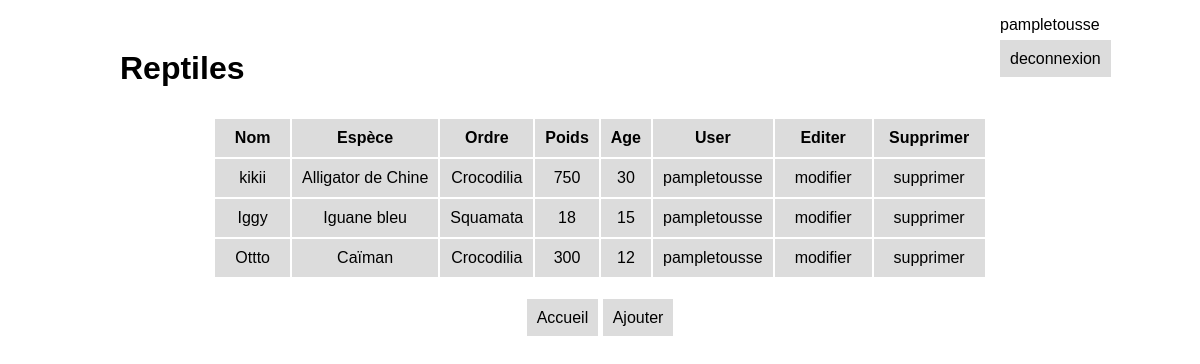
The app's page /liste/ (signed in) with its own data.
### reptiles_app/models.py (models this page shows)
class Reptile(models.Model):
    nom = models.CharField(max_length=100)
    nomEspece = models.CharField(max_length=200)
    ordre = models.CharField(max_length=200)
    age = models.PositiveIntegerField(default=0)
    poids = models.PositiveIntegerField()
    user = models.ForeignKey(User,on_delete=models.CASCADE)

### reptiles_app/views.py (the view)
# urls.py: path('liste/',views.liste,name='liste'),
def liste(request):
    template = loader.get_template("reptiles/liste.html")
    reptiles = Reptile.objects.all()
    context = getUserContext(request)
    context['reptiles'] = reptiles
    return HttpResponse(template.render(context,request))

### reptiles_app/views.py (called while the page is built)
def getUserContext(request):
    context={}
    if request.user.is_authenticated == False:
        nom = ""
        codeco = "connexion"
    else:
        nom = request.user.username
        codeco = "deconnexion"
    context["userContext"]=nom
    context["codeco"]=codeco
    return context

### reptiles_app/templates/reptiles/liste.html
{% extends "reptiles/layout.html" %}
{% block content %}
<h1>Reptiles</h1>
<table class="listeReptiles">
    <thead>
        <tr>
            <td>Nom</td>
            <td>Espèce</td>
            <td>Ordre</td>
            <td>Poids</td>
            <td>Age</td>
            <td>User</td>
            <td>Editer</td>
            <td>Supprimer</td>
        </tr>
    </thead>
    <tbody>
        {% for reptile in reptiles %}
        <tr>
            <td><a href="{% url 'detail' reptile.pk %}">{{reptile.nom}}</a></td>
            <td>{{reptile.nomEspece}}</td>
            <td>{{reptile.ordre}}</td>
            <td>{{reptile.poids}}</td>
            <td>{{reptile.age}}</td>
            <td>{{reptile.user}}</td>
            <td><a href="{% url 'update' reptile.pk %}">modifier</a></td>
            <td><a href="{% url 'delete' reptile.pk %}">supprimer</a></td>
        </tr>
        {% endfor %}
    </tbody>
</table>
<div class="btnBottom">
    <a href="{% url 'home' %}">Accueil</a>
    <a href="{% url 'create' %}">Ajouter</a>
</div>
{% endblock %}

### reptiles_app/templates/reptiles/layout.html (shortened to what this page needs)
<!DOCTYPE html>
<html lang="fr">
<head>
    <link rel="stylesheet" href="../../static/css/style.css" type="text/css" />
</head>
<body>
    <header class="headerUser">
        <p>{{userContext}}</p>
        <a href="{% url codeco %}">{{codeco}}</a>
    </header>
    <div class="content">
        {% block content %}
        {% endblock %}
    </div>
</body>
</html>

### reptiles_app/static/css/style.css (style rules this page uses)
body { margin: 0; padding: 0; box-sizing: border-box; font-family: Arial, Helvetica, sans-serif; }
.headerUser { display: block; width: 100px; position: absolute; top: 0; right: 100px; }
.content { width: 80%; margin: 50px auto; }
a { text-decoration: none; color: #000; background-color: rgb(220, 220, 220); padding: 10px; }
.btnBottom { display: block; text-align: center; margin: 0 auto; }
.listeReptiles { text-align: center; margin: 30px auto; }
.listeReptiles thead td { font-weight: bold; }
.listeReptiles td { background-color: rgb(220, 220, 220); padding: 10px; }

### records on screen
Reptile: nom "kikii", nomEspece "Alligator de Chine", ordre "Crocodilia", poids "750", age "30", user "pampletousse"
Reptile: nom "Iggy", nomEspece "Iguane bleu", ordre "Squamata", poids "18", age "15", user "pampletousse"
Reptile: nom "Ottto", nomEspece "Caïman", ordre "Crocodilia", poids "300", age "12", user "pampletousse"

### other values on screen
{{ userContext }} "pampletousse"
{{ codeco }} "deconnexion"
